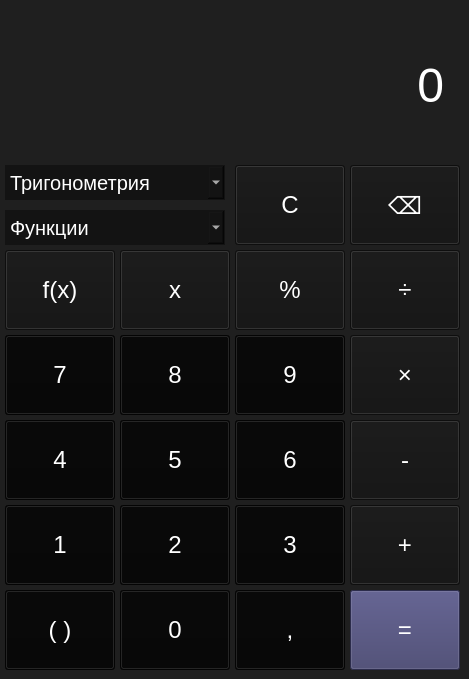
    <widget class="QWidget" name="engineer_calc">
     <property name="styleSheet">
      <string notr="true">QWidget {
	background-color: rgb(31,31,31);
}


QLineEdit {
	background-color: rgb(31,31,31);
	color: rgb(255,255,255);
	font-size: 20px;
	qproperty-frame: false;
}

QLabel {
	background-color: rgb(31,31,31);
	color: rgb(255,255,255);
	font-size: 18px;
}

QMenuBar {
	background-color: rgb(31,31,31);
	color: rgb(255,255,255);
	font-size: 14px;
}

QMenuBar::item:selected {
	background-color: rgb(19, 19, 19);
	color: rgb(255, 255, 255);
}

QMenu {
	background-color: rgb(31,31,31);
	color: rgb(255,255,255);
	font-size: 14px;
}

QMenu::item{
	background-color: rgb(31,31,31);
	color: rgb(255, 255, 255);
 }

QMenu::item:selected{
	background-color: rgb(19, 19, 19);
	color: rgb(255, 255, 255);
	font-size: 15px;
} </string>
     </property>
     <widget class="QLabel" name="expression_line_engineer">
      <property name="geometry">
       <rect>
        <x>64</x>
        <y>10</y>
        <width>380</width>
        <height>150</height>
       </rect>
      </property>
      <property name="styleSheet">
       <string notr="true">QLabel {
	background-color: rgb(31,31,31);
	color: rgb(255,255,255);
	font-size: 48px;

}</string>
      </property>
      <property name="text">
       <string>0</string>
      </property>
      <property name="alignment">
       <set>Qt::AlignRight|Qt::AlignTrailing|Qt::AlignVCenter</set>
      </property>
     </widget>
     <widget class="QComboBox" name="comboBox_trigonometry">
      <property name="geometry">
       <rect>
        <x>5</x>
        <y>165</y>
        <width>220</width>
        <height>35</height>
       </rect>
      </property>
      <property name="styleSheet">
       <string notr="true">QComboBox {
		border: 1px solid rgb(19,19,19);
        background-color: rgb(19,19,19);
        color: rgb(255,255,255);
		font-size: 20px;
}
QComboBox QAbstractItemView {
		border: 1px solid rgb(19,19,19);
        background-color: rgb(19,19,19);
        color: rgb(255,255,255);
		font-size: 20px;
}</string>
      </property>
      <property name="currentIndex">
       <number>0</number>
      </property>
      <property name="maxVisibleItems">
       <number>9</number>
      </property>
      <item>
       <property name="text">
        <string>Тригонометрия</string>
       </property>
      </item>
      <item>
       <property name="text">
        <string>sin</string>
       </property>
      </item>
      <item>
       <property name="text">
        <string>cos</string>
       </property>
      </item>
      <item>
       <property name="text">
        <string>tan</string>
       </property>
      </item>
      <item>
       <property name="text">
        <string>asin</string>
       </property>
      </item>
      <item>
       <property name="text">
        <string>acos</string>
       </property>
      </item>
      <item>
       <property name="text">
        <string>atan</string>
       </property>
      </item>
      <item>
       <property name="text">
        <string>ln</string>
       </property>
      </item>
      <item>
       <property name="text">
        <string>log</string>
       </property>
      </item>
     </widget>
     <widget class="QPushButton" name="pushButton_nine_e">
      <property name="geometry">
       <rect>
        <x>235</x>
        <y>335</y>
        <width>110</width>
        <height>80</height>
       </rect>
      </property>
      <property name="styleSheet">
       <string notr="true">background-color: rgb(6, 6, 6);
color: rgb(255,255,255);
font-size: 24px;</string>
      </property>
      <property name="text">
       <string>9</string>
      </property>
     </widget>
     <widget class="QPushButton" name="pushButton_six_e">
      <property name="geometry">
       <rect>
        <x>235</x>
        <y>420</y>
        <width>110</width>
        <height>80</height>
       </rect>
      </property>
      <property name="styleSheet">
       <string notr="true">background-color: rgb(6, 6, 6);
color: rgb(255,255,255);
font-size: 24px;
</string>
      </property>
      <property name="text">
       <string>6</string>
      </property>
     </widget>
     <widget class="QPushButton" name="pushButton_one_e">
      <property name="geometry">
       <rect>
        <x>5</x>
        <y>505</y>
        <width>110</width>
        <height>80</height>
       </rect>
      </property>
      <property name="styleSheet">
       <string notr="true">background-color: rgb(6, 6, 6);
color: rgb(255,255,255);
font-size: 24px;
</string>
      </property>
      <property name="text">
       <string>1</string>
      </property>
     </widget>
     <widget class="QPushButton" name="pushButton_divide_e">
      <property name="geometry">
       <rect>
        <x>350</x>
        <y>250</y>
        <width>110</width>
        <height>80</height>
       </rect>
      </property>
      <property name="styleSheet">
       <string notr="true">background-color: rgb(19, 19, 19);
color: rgb(255,255,255);
font-size: 24px;
</string>
      </property>
      <property name="text">
       <string>÷</string>
      </property>
     </widget>
     <widget class="QPushButton" name="pushButton_five_e">
      <property name="geometry">
       <rect>
        <x>120</x>
        <y>420</y>
        <width>110</width>
        <height>80</height>
       </rect>
      </property>
      <property name="styleSheet">
       <string notr="true">background-color: rgb(6, 6, 6);
color: rgb(255,255,255);
font-size: 24px;
</string>
      </property>
      <property name="text">
       <string>5</string>
      </property>
     </widget>
     <widget class="QPushButton" name="pushButton_add_e">
      <property name="geometry">
       <rect>
        <x>350</x>
        <y>505</y>
        <width>110</width>
        <height>80</height>
       </rect>
      </property>
      <property name="styleSheet">
       <string notr="true">background-color: rgb(19, 19, 19);
color: rgb(255,255,255);
font-size: 24px;
</string>
      </property>
      <property name="text">
       <string>+</string>
      </property>
     </widget>
     <widget class="QPushButton" name="pushButton_delete_one_e">
      <property name="geometry">
       <rect>
        <x>350</x>
        <y>165</y>
        <width>110</width>
        <height>80</height>
       </rect>
      </property>
      <property name="styleSheet">
       <string notr="true">background-color: rgb(19, 19, 19);
color: rgb(255,255,255);
font-size: 24px;
</string>
      </property>
      <property name="text">
       <string>⌫</string>
      </property>
     </widget>
     <widget class="QPushButton" name="pushButton_multiply_e">
      <property name="geometry">
       <rect>
        <x>350</x>
        <y>335</y>
        <width>110</width>
        <height>80</height>
       </rect>
      </property>
      <property name="styleSheet">
       <string notr="true">background-color: rgb(19, 19, 19);
color: rgb(255,255,255);
font-size: 24px;
</string>
      </property>
      <property name="text">
       <string>×</string>
      </property>
     </widget>
     <widget class="QPushButton" name="pushButton_two_e">
      <property name="geometry">
       <rect>
        <x>120</x>
        <y>505</y>
        <width>110</width>
        <height>80</height>
       </rect>
      </property>
      <property name="styleSheet">
       <string notr="true">background-color: rgb(6, 6, 6);
color: rgb(255,255,255);
font-size: 24px;
</string>
      </property>
      <property name="text">
       <string>2</string>
      </property>
     </widget>
     <widget class="QPushButton" name="pushButton_four_e">
      <property name="geometry">
       <rect>
        <x>5</x>
        <y>420</y>
        <width>110</width>
        <height>80</height>
       </rect>
      </property>
      <property name="styleSheet">
       <string notr="true">background-color: rgb(6, 6, 6);
color: rgb(255,255,255);
font-size: 24px;
</string>
      </property>
      <property name="text">
       <string>4</string>
      </property>
     </widget>
     <widget class="QPushButton" name="pushButton_sub_e">
      <property name="geometry">
       <rect>
        <x>350</x>
        <y>420</y>
        <width>110</width>
        <height>80</height>
       </rect>
      </property>
      <property name="styleSheet">
       <string notr="true">background-color: rgb(19, 19, 19);
color: rgb(255,255,255);
font-size: 24px;
</string>
      </property>
      <property name="text">
       <string>-</string>
      </property>
     </widget>
     <widget class="QPushButton" name="pushButton_three_e">
      <property name="geometry">
       <rect>
        <x>235</x>
        <y>505</y>
        <width>110</width>
        <height>80</height>
       </rect>
      </property>
      <property name="styleSheet">
       <string notr="true">background-color: rgb(6, 6, 6);
color: rgb(255,255,255);
font-size: 24px;
</string>
      </property>
      <property name="text">
       <string>3</string>
      </property>
     </widget>
     <widget class="QPushButton" name="pushButton_zero_e">
      <property name="geometry">
       <rect>
        <x>120</x>
        <y>590</y>
        <width>110</width>
        <height>80</height>
       </rect>
      </property>
      <property name="styleSheet">
       <string notr="true">background-color: rgb(6, 6, 6);
color: rgb(255,255,255);
font-size: 24px;
</string>
      </property>
      <property name="text">
       <string>0</string>
      </property>
     </widget>
     <widget class="QPushButton" name="pushButton_eight_e">
      <property name="geometry">
       <rect>
        <x>120</x>
        <y>335</y>
        <width>110</width>
        <height>80</height>
       </rect>
      </property>
      <property name="styleSheet">
       <string notr="true">background-color: rgb(6, 6, 6);
color: rgb(255,255,255);
font-size: 24px;
</string>
      </property>
      <property name="text">
       <string>8</string>
      </property>
     </widget>
     <widget class="QPushButton" name="pushButton_point_e">
      <property name="geometry">
       <rect>
        <x>235</x>
        <y>590</y>
        <width>110</width>
        <height>80</height>
       </rect>
      </property>
      <property name="styleSheet">
       <string notr="true">background-color: rgb(6, 6, 6);
color: rgb(255,255,255);
font-size: 24px;
</string>
      </property>
      <property name="text">
       <string>,</string>
      </property>
     </widget>
     <widget class="QPushButton" name="pushButton_caclulate_e">
      <property name="geometry">
       <rect>
        <x>350</x>
        <y>590</y>
        <width>110</width>
        <height>80</height>
       </rect>
      </property>
      <property name="styleSheet">
       <string notr="true">background-color: rgb(62, 61, 105);
color: rgb(255,255,255);
font-size: 24px;
</string>
      </property>
      <property name="text">
       <string>=</string>
      </property>
     </widget>
     <widget class="QPushButton" name="pushButton_seven_e">
      <property name="geometry">
       <rect>
        <x>5</x>
        <y>335</y>
        <width>110</width>
        <height>80</height>
       </rect>
      </property>
      <property name="styleSheet">
       <string notr="true">background-color: rgb(6, 6, 6);
color: rgb(255,255,255);
font-size: 24px;
</string>
      </property>
      <property name="text">
       <string>7</string>
      </property>
     </widget>
     <widget class="QPushButton" name="pushButton_brackets">
      <property name="geometry">
       <rect>
        <x>5</x>
        <y>590</y>
        <width>110</width>
        <height>80</height>
       </rect>
      </property>
      <property name="styleSheet">
       <string notr="true">background-color: rgb(6, 6, 6);
color: rgb(255,255,255);
font-size: 24px;
</string>
      </property>
      <property name="text">
       <string>( )</string>
      </property>
     </widget>
     <widget class="QPushButton" name="pushButton_clear_all_e">
      <property name="geometry">
       <rect>
        <x>235</x>
        <y>165</y>
        <width>110</width>
        <height>80</height>
       </rect>
      </property>
      <property name="styleSheet">
       <string notr="true">background-color: rgb(19, 19, 19);
color: rgb(255,255,255);
font-size: 24px;
</string>
      </property>
      <property name="text">
       <string>C</string>
      </property>
     </widget>
     <widget class="QPushButton" name="pushButton_function">
      <property name="geometry">
       <rect>
        <x>5</x>
        <y>250</y>
        <width>110</width>
        <height>80</height>
       </rect>
      </property>
      <property name="styleSheet">
       <string notr="true">background-color: rgb(19, 19, 19);
color: rgb(255,255,255);
font-size: 24px;
</string>
      </property>
      <property name="text">
       <string>f(x)</string>
      </property>
     </widget>
     <widget class="QLabel" name="label_function">
      <property name="geometry">
       <rect>
        <x>0</x>
        <y>0</y>
        <width>63</width>
        <height>150</height>
       </rect>
      </property>
      <property name="styleSheet">
       <string notr="true"/>
      </property>
      <property name="text">
       <string/>
      </property>
      <property name="alignment">
       <set>Qt::AlignCenter</set>
      </property>
     </widget>
     <widget class="QComboBox" name="comboBox_functions">
      <property name="geometry">
       <rect>
        <x>5</x>
        <y>210</y>
        <width>220</width>
        <height>35</height>
       </rect>
      </property>
      <property name="styleSheet">
       <string notr="true">QComboBox {
		border: 1px solid rgb(19,19,19);
        background-color: rgb(19,19,19);
        color: rgb(255,255,255);
		font-size: 20px;
}
QComboBox QAbstractItemView {
		border: 1px solid rgb(19,19,19);
        background-color: rgb(19,19,19);
        color: rgb(255,255,255);
		font-size: 20px;
}</string>
      </property>
      <property name="currentIndex">
       <number>0</number>
      </property>
      <property name="maxVisibleItems">
       <number>9</number>
      </property>
      <item>
       <property name="text">
        <string>Функции</string>
       </property>
      </item>
      <item>
       <property name="text">
        <string>sqrt</string>
       </property>
      </item>
      <item>
       <property name="text">
        <string>mod</string>
       </property>
      </item>
      <item>
       <property name="text">
        <string>^</string>
       </property>
      </item>
     </widget>
     <widget class="QPushButton" name="pushButton_x">
      <property name="geometry">
       <rect>
        <x>120</x>
        <y>250</y>
        <width>110</width>
        <height>80</height>
       </rect>
      </property>
      <property name="styleSheet">
       <string notr="true">background-color: rgb(19, 19, 19);
color: rgb(255,255,255);
font-size: 24px;
</string>
      </property>
      <property name="text">
       <string>x</string>
      </property>
     </widget>
     <widget class="QPushButton" name="pushButton_percent_e">
      <property name="geometry">
       <rect>
        <x>235</x>
        <y>250</y>
        <width>110</width>
        <height>80</height>
       </rect>
      </property>
      <property name="styleSheet">
       <string notr="true">background-color: rgb(19, 19, 19);
color: rgb(255,255,255);
font-size: 24px;
</string>
      </property>
      <property name="text">
       <string>%</string>
      </property>
     </widget>
    </widget>
